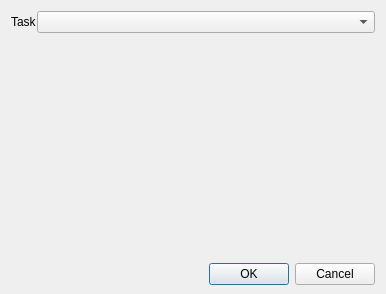
<?xml version="1.0" encoding="UTF-8"?>
<ui version="4.0">
 <class>NewTask</class>
 <widget class="QDialog" name="NewTask">
  <property name="geometry">
   <rect>
    <x>0</x>
    <y>0</y>
    <width>386</width>
    <height>294</height>
   </rect>
  </property>
  <property name="sizePolicy">
   <sizepolicy hsizetype="Maximum" vsizetype="Minimum">
    <horstretch>0</horstretch>
    <verstretch>0</verstretch>
   </sizepolicy>
  </property>
  <property name="windowTitle">
   <string>New Task</string>
  </property>
  <property name="modal">
   <bool>false</bool>
  </property>
  <layout class="QVBoxLayout" name="verticalLayout">
   <property name="sizeConstraint">
    <enum>QLayout::SetMinAndMaxSize</enum>
   </property>
   <property name="bottomMargin">
    <number>9</number>
   </property>
   <item>
    <layout class="QFormLayout" name="formLayout">
     <property name="horizontalSpacing">
      <number>0</number>
     </property>
     <property name="verticalSpacing">
      <number>0</number>
     </property>
     <item row="0" column="0">
      <widget class="QLabel" name="taskLabel">
       <property name="text">
        <string>Task</string>
       </property>
      </widget>
     </item>
     <item row="0" column="1">
      <widget class="QComboBox" name="taskComboBox"/>
     </item>
    </layout>
   </item>
   <item>
    <widget class="TaskDetails" name="data" native="true"/>
   </item>
   <item>
    <widget class="QDialogButtonBox" name="buttonBox">
     <property name="enabled">
      <bool>true</bool>
     </property>
     <property name="orientation">
      <enum>Qt::Horizontal</enum>
     </property>
     <property name="standardButtons">
      <set>QDialogButtonBox::Cancel|QDialogButtonBox::Ok</set>
     </property>
    </widget>
   </item>
  </layout>
 </widget>
 <customwidgets>
  <customwidget>
   <class>TaskDetails</class>
   <extends>QWidget</extends>
   <header>stack_of_tasks.ui.hierarchie_tab.task_details</header>
   <container>1</container>
  </customwidget>
 </customwidgets>
 <resources/>
 <connections>
  <connection>
   <sender>buttonBox</sender>
   <signal>accepted()</signal>
   <receiver>NewTask</receiver>
   <slot>accept()</slot>
   <hints>
    <hint type="sourcelabel">
     <x>257</x>
     <y>284</y>
    </hint>
    <hint type="destinationlabel">
     <x>157</x>
     <y>274</y>
    </hint>
   </hints>
  </connection>
  <connection>
   <sender>buttonBox</sender>
   <signal>rejected()</signal>
   <receiver>NewTask</receiver>
   <slot>reject()</slot>
   <hints>
    <hint type="sourcelabel">
     <x>316</x>
     <y>260</y>
    </hint>
    <hint type="destinationlabel">
     <x>286</x>
     <y>274</y>
    </hint>
   </hints>
  </connection>
 </connections>
</ui>
